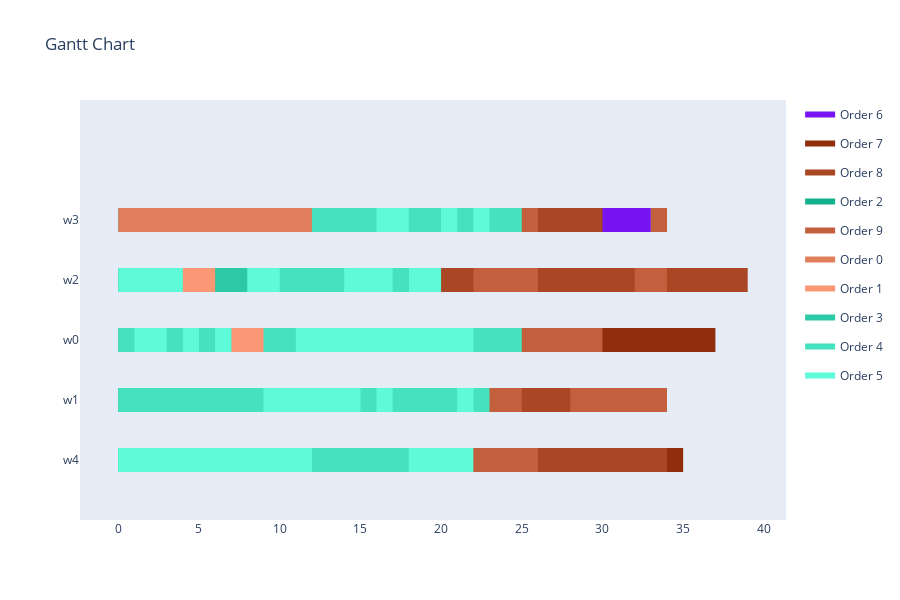

The cell this chart's notebook holds for it:
### Markdown cell above
<h4>Visualize Schedule</h4>

### Code cell
visualize_schedule_demo(schedule, env, orders)

### Figure 1 — Plotly figure (JSON) as saved in the notebook; plotly's stock layout.template omitted (floating-point values rounded to 4 significant figures; data arrays with more than 128 entries replaced by an {"elided": "..."} marker saying what was removed)
{"data": [{"fill": "toself", "fillcolor": "rgb(119, 20, 241)", "hoverinfo": "name", "legendgroup": "rgb(119, 20, 241)", "mode": "none", "name": "Order 6", "type": "scatter", "x": {"elided": "279 int values"}, "y": {"elided": "279 float values"}}, {"fill": "toself", "fillcolor": "rgb(144, 45, 10)", "hoverinfo": "name", "legendgroup": "rgb(144, 45, 10)", "mode": "none", "name": "Order 7", "type": "scatter", "x": {"elided": "209 int values"}, "y": {"elided": "209 float values"}}, {"fill": "toself", "fillcolor": "rgb(169, 70, 35)", "hoverinfo": "name", "legendgroup": "rgb(169, 70, 35)", "mode": "none", "name": "Order 8", "type": "scatter", "x": {"elided": "209 int values"}, "y": {"elided": "209 float values"}}, {"fill": "toself", "fillcolor": "rgb(19, 176, 141)", "hoverinfo": "name", "legendgroup": "rgb(19, 176, 141)", "mode": "none", "name": "Order 2", "type": "scatter", "x": {"elided": "279 int values"}, "y": {"elided": "279 float values"}}, {"fill": "toself", "fillcolor": "rgb(194, 95, 60)", "hoverinfo": "name", "legendgroup": "rgb(194, 95, 60)", "mode": "none", "name": "Order 9", "type": "scatter", "x": {"elided": "139 int values"}, "y": {"elided": "139 float values"}}, {"fill": "toself", "fillcolor": "rgb(225, 126, 91)", "hoverinfo": "name", "legendgroup": "rgb(225, 126, 91)", "mode": "none", "name": "Order 0", "type": "scatter", "x": {"elided": "209 int values"}, "y": {"elided": "209 float values"}}, {"fill": "toself", "fillcolor": "rgb(250, 151, 116)", "hoverinfo": "name", "legendgroup": "rgb(250, 151, 116)", "mode": "none", "name": "Order 1", "type": "scatter", "x": {"elided": "209 int values"}, "y": {"elided": "209 float values"}}, {"fill": "toself", "fillcolor": "rgb(44, 201, 166)", "hoverinfo": "name", "legendgroup": "rgb(44, 201, 166)", "mode": "none", "name": "Order 3", "type": "scatter", "x": {"elided": "139 int values"}, "y": {"elided": "139 float values"}}, {"fill": "toself", "fillcolor": "rgb(69, 226, 191)", "hoverinfo": "name", "legendgroup": "rgb(69, 226, 191)", "mode": "none", "name": "Order 4", "type": "scatter", "x": {"elided": "209 int values"}, "y": {"elided": "209 float values"}}, {"fill": "toself", "fillcolor": "rgb(94, 251, 216)", "hoverinfo": "name", "legendgroup": "rgb(94, 251, 216)", "mode": "none", "name": "Order 5", "type": "scatter", "x": {"elided": "139 int values"}, "y": {"elided": "139 float values"}}, {"legendgroup": "rgb(119, 20, 241)", "marker": {"color": "rgb(119, 20, 241)", "opacity": 0, "size": 1}, "mode": "markers", "name": "", "showlegend": false, "text": [null, null, null, null, null, null, null, null, null, null, null, null, null, null, null, null, null, null, null, null, null, null, null, null, null, null, null, null, null, null, null, null, null, null, null, null, null, null, null, null, null, null, null, null, null, null, null, null, null, null, null, null, null, null, null, null, null, null, null, null, null, null, null, null, null, null, null, null, null, null, null, null, null, null, null, null, null, null, null, null, null, null, null, null, null, null, null, null, null, null, null, null, null, null, null, null, null, null, null, null, null, null, null, null, null, null, null, null, null, null, null, null], "type": "scatter", "x": [17, 19, 19, 20, 25, 30, 30, 32, 32, 33, 19, 21, 21, 22, 19, 21, 2, 8, 17, 19, 19, 23, 23, 25, 2, 8, 8, 10, 10, 14, 14, 16, 20, 22, 18, 20, 14, 16, 16, 20, 20, 22, 11, 13, 1, 10, 10, 16, 16, 18, 18, 22, 16, 25, 7, 16, 22, 24, 24, 28, 5, 14, 2, 11, 7, 16, 16, 22, 22, 24, 24, 28, 22, 27, 16, 17, 5, 13, 13, 14, 14, 19, 6, 14, 0, 8, 8, 9, 9, 14, 14, 19, 2, 11, 11, 15, 15, 19, 14, 18, 18, 22, 2, 11, 12, 21, 21, 25, 25, 29, 29, 34], "y": [4, 4, 4, 4, 4, 4, 4, 4, 4, 4, 4, 4, 4, 4, 3, 3, 3, 3, 3, 3, 3, 3, 3, 3, 3, 3, 3, 3, 3, 3, 3, 3, 3, 3, 3, 3, 3, 3, 3, 3, 3, 3, 3, 3, 2, 2, 2, 2, 2, 2, 2, 2, 2, 2, 2, 2, 2, 2, 2, 2, 2, 2, 2, 2, 2, 2, 2, 2, 2, 2, 2, 2, 1, 1, 1, 1, 1, 1, 1, 1, 1, 1, 1, 1, 1, 1, 1, 1, 1, 1, 1, 1, 0, 0, 0, 0, 0, 0, 0, 0, 0, 0, 0, 0, 0, 0, 0, 0, 0, 0, 0, 0]}, {"legendgroup": "rgb(144, 45, 10)", "marker": {"color": "rgb(144, 45, 10)", "opacity": 0, "size": 1}, "mode": "markers", "name": "", "showlegend": false, "text": [null, null, null, null, null, null, null, null, null, null, null, null, null, null, null, null, null, null, null, null, null, null, null, null, null, null, null, null, null, null, null, null, null, null, null, null, null, null, null, null, null, null, null, null, null, null, null, null, null, null, null, null, null, null, null, null, null, null, null, null, null, null, null, null, null, null, null, null, null, null, null, null, null, null, null, null, null, null, null, null, null, null, null, null], "type": "scatter", "x": [12, 19, 7, 14, 19, 28, 28, 32, 16, 20, 24, 28, 13, 17, 19, 21, 21, 26, 26, 30, 22, 27, 27, 31, 2, 4, 4, 9, 9, 13, 22, 27, 27, 31, 1, 3, 3, 8, 8, 12, 15, 20, 17, 22, 22, 26, 28, 33, 33, 37, 3, 5, 5, 10, 10, 14, 27, 32, 17, 22, 14, 19, 0, 5, 5, 11, 11, 16, 20, 25, 23, 28, 22, 27, 17, 25, 25, 30, 30, 35, 19, 24, 7, 15], "y": [4, 4, 4, 4, 3, 3, 3, 3, 3, 3, 3, 3, 3, 3, 2, 2, 2, 2, 2, 2, 2, 2, 2, 2, 2, 2, 2, 2, 2, 2, 2, 2, 2, 2, 2, 2, 2, 2, 2, 2, 2, 2, 2, 2, 2, 2, 2, 2, 2, 2, 2, 2, 2, 2, 2, 2, 1, 1, 1, 1, 1, 1, 1, 1, 1, 1, 1, 1, 1, 1, 1, 1, 0, 0, 0, 0, 0, 0, 0, 0, 0, 0, 0, 0]}, {"legendgroup": "rgb(169, 70, 35)", "marker": {"color": "rgb(169, 70, 35)", "opacity": 0, "size": 1}, "mode": "markers", "name": "", "showlegend": false, "text": [null, null, null, null, null, null, null, null, null, null, null, null, null, null, null, null, null, null, null, null, null, null, null, null, null, null, null, null, null, null, null, null, null, null, null, null, null, null, null, null, null, null, null, null, null, null, null, null, null, null, null, null, null, null, null, null, null, null, null, null, null, null, null, null, null, null, null, null, null, null, null, null, null, null, null, null, null, null, null, null, null, null, null, null], "type": "scatter", "x": [20, 21, 19, 26, 26, 30, 20, 24, 14, 15, 19, 23, 21, 26, 26, 31, 8, 12, 16, 20, 20, 25, 25, 30, 25, 29, 29, 34, 34, 39, 8, 12, 13, 15, 15, 20, 12, 14, 14, 19, 19, 23, 20, 24, 19, 24, 24, 28, 28, 33, 5, 10, 15, 19, 11, 16, 16, 20, 20, 25, 22, 24, 24, 29, 29, 34, 22, 27, 27, 32, 15, 20, 20, 22, 22, 27, 27, 32, 18, 20, 20, 25, 25, 30], "y": [4, 4, 4, 4, 4, 4, 4, 4, 4, 4, 4, 4, 3, 3, 3, 3, 3, 3, 3, 3, 3, 3, 3, 3, 3, 3, 3, 3, 3, 3, 3, 3, 2, 2, 2, 2, 2, 2, 2, 2, 2, 2, 2, 2, 1, 1, 1, 1, 1, 1, 1, 1, 1, 1, 1, 1, 1, 1, 1, 1, 0, 0, 0, 0, 0, 0, 0, 0, 0, 0, 0, 0, 0, 0, 0, 0, 0, 0, 0, 0, 0, 0, 0, 0]}, {"legendgroup": "rgb(19, 176, 141)", "marker": {"color": "rgb(19, 176, 141)", "opacity": 0, "size": 1}, "mode": "markers", "name": "", "showlegend": false, "text": [null, null, null, null, null, null, null, null, null, null, null, null, null, null, null, null, null, null, null, null, null, null, null, null, null, null, null, null, null, null, null, null, null, null, null, null, null, null, null, null, null, null, null, null, null, null, null, null, null, null, null, null, null, null, null, null, null, null, null, null, null, null, null, null, null, null, null, null, null, null, null, null, null, null, null, null, null, null, null, null, null, null, null, null, null, null, null, null, null, null, null, null, null, null, null, null, null, null, null, null, null, null, null, null, null, null, null, null, null, null, null, null], "type": "scatter", "x": [12, 17, 17, 19, 19, 20, 12, 13, 12, 14, 14, 15, 12, 14, 14, 15, 12, 17, 17, 19, 19, 20, 0, 7, 13, 18, 18, 20, 20, 21, 12, 14, 12, 14, 14, 15, 12, 14, 14, 15, 0, 6, 6, 8, 8, 12, 0, 6, 6, 8, 17, 19, 0, 6, 12, 14, 16, 18, 0, 6, 0, 6, 0, 6, 6, 8, 0, 9, 0, 9, 9, 15, 15, 17, 17, 21, 0, 9, 9, 15, 15, 17, 14, 16, 0, 8, 8, 9, 6, 7, 0, 8, 8, 9, 0, 9, 9, 13, 13, 17, 17, 22, 0, 9, 9, 13, 13, 17, 17, 22, 15, 20], "y": [4, 4, 4, 4, 4, 4, 4, 4, 4, 4, 4, 4, 4, 4, 4, 4, 4, 4, 4, 4, 4, 4, 4, 4, 4, 4, 4, 4, 4, 4, 4, 4, 4, 4, 4, 4, 4, 4, 4, 4, 3, 3, 3, 3, 3, 3, 3, 3, 3, 3, 3, 3, 3, 3, 3, 3, 3, 3, 3, 3, 3, 3, 3, 3, 3, 3, 2, 2, 2, 2, 2, 2, 2, 2, 2, 2, 2, 2, 2, 2, 2, 2, 2, 2, 1, 1, 1, 1, 1, 1, 1, 1, 1, 1, 0, 0, 0, 0, 0, 0, 0, 0, 0, 0, 0, 0, 0, 0, 0, 0, 0, 0]}, {"legendgroup": "rgb(194, 95, 60)", "marker": {"color": "rgb(194, 95, 60)", "opacity": 0, "size": 1}, "mode": "markers", "name": "", "showlegend": false, "text": [null, null, null, null, null, null, null, null, null, null, null, null, null, null, null, null, null, null, null, null, null, null, null, null, null, null, null, null, null, null, null, null, null, null, null, null, null, null, null, null, null, null, null, null, null, null, null, null, null, null, null, null, null, null, null, null], "type": "scatter", "x": [24, 25, 18, 22, 33, 34, 23, 24, 15, 19, 25, 26, 22, 23, 12, 14, 32, 34, 22, 24, 24, 26, 25, 30, 20, 21, 25, 26, 16, 17, 17, 22, 24, 25, 11, 12, 9, 14, 14, 15, 10, 15, 19, 20, 28, 33, 33, 34, 19, 24, 24, 25, 12, 24, 24, 26], "y": [4, 4, 4, 4, 4, 4, 4, 4, 4, 4, 4, 4, 4, 4, 3, 3, 3, 3, 3, 3, 3, 3, 2, 2, 2, 2, 2, 2, 2, 2, 2, 2, 2, 2, 2, 2, 1, 1, 1, 1, 1, 1, 1, 1, 1, 1, 1, 1, 1, 1, 1, 1, 0, 0, 0, 0]}, {"legendgroup": "rgb(225, 126, 91)", "marker": {"color": "rgb(225, 126, 91)", "opacity": 0, "size": 1}, "mode": "markers", "name": "", "showlegend": false, "text": [null, null, null, null, null, null, null, null, null, null, null, null, null, null, null, null, null, null, null, null, null, null, null, null, null, null, null, null, null, null, null, null, null, null, null, null, null, null, null, null, null, null, null, null, null, null, null, null, null, null, null, null, null, null, null, null, null, null, null, null, null, null, null, null, null, null, null, null, null, null, null, null, null, null, null, null, null, null, null, null, null, null, null, null], "type": "scatter", "x": [0, 1, 1, 8, 8, 12, 0, 1, 1, 8, 8, 12, 0, 1, 1, 8, 8, 12, 0, 1, 1, 8, 8, 12, 0, 1, 1, 8, 8, 12, 0, 1, 1, 8, 8, 12, 0, 1, 1, 8, 8, 12, 0, 1, 1, 8, 8, 12, 0, 1, 1, 8, 8, 12, 2, 9, 9, 13, 0, 1, 1, 8, 8, 12, 0, 1, 1, 8, 8, 12, 0, 1, 1, 8, 8, 12, 7, 12, 0, 2, 0, 2, 2, 7], "y": [4, 4, 4, 4, 4, 4, 4, 4, 4, 4, 4, 4, 4, 4, 4, 4, 4, 4, 4, 4, 4, 4, 4, 4, 4, 4, 4, 4, 4, 4, 4, 4, 4, 4, 4, 4, 4, 4, 4, 4, 4, 4, 4, 4, 4, 4, 4, 4, 4, 4, 4, 4, 4, 4, 4, 4, 4, 4, 4, 4, 4, 4, 4, 4, 4, 4, 4, 4, 4, 4, 4, 4, 4, 4, 4, 4, 3, 3, 2, 2, 2, 2, 0, 0]}, {"legendgroup": "rgb(250, 151, 116)", "marker": {"color": "rgb(250, 151, 116)", "opacity": 0, "size": 1}, "mode": "markers", "name": "", "showlegend": false, "text": [null, null, null, null, null, null, null, null, null, null, null, null, null, null, null, null, null, null, null, null, null, null, null, null, null, null, null, null, null, null, null, null, null, null, null, null, null, null, null, null, null, null, null, null, null, null, null, null, null, null, null, null, null, null, null, null, null, null, null, null, null, null, null, null, null, null, null, null, null, null, null, null, null, null, null, null, null, null, null, null, null, null, null, null], "type": "scatter", "x": [0, 4, 4, 13, 13, 17, 0, 4, 4, 13, 13, 17, 0, 4, 4, 13, 13, 17, 0, 2, 2, 7, 7, 11, 0, 2, 2, 7, 7, 11, 2, 4, 4, 9, 9, 13, 2, 4, 0, 5, 5, 11, 11, 16, 0, 5, 5, 11, 11, 16, 0, 5, 5, 11, 11, 16, 4, 10, 10, 15, 0, 5, 0, 8, 8, 13, 13, 18, 5, 10, 10, 15, 0, 8, 8, 13, 13, 18, 0, 8, 8, 13, 13, 18], "y": [3, 3, 3, 3, 3, 3, 3, 3, 3, 3, 3, 3, 3, 3, 3, 3, 3, 3, 2, 2, 2, 2, 2, 2, 2, 2, 2, 2, 2, 2, 2, 2, 2, 2, 2, 2, 2, 2, 1, 1, 1, 1, 1, 1, 1, 1, 1, 1, 1, 1, 1, 1, 1, 1, 1, 1, 1, 1, 1, 1, 1, 1, 0, 0, 0, 0, 0, 0, 0, 0, 0, 0, 0, 0, 0, 0, 0, 0, 0, 0, 0, 0, 0, 0]}, {"legendgroup": "rgb(44, 201, 166)", "marker": {"color": "rgb(44, 201, 166)", "opacity": 0, "size": 1}, "mode": "markers", "name": "", "showlegend": false, "text": [null, null, null, null, null, null, null, null, null, null, null, null, null, null, null, null, null, null, null, null, null, null, null, null, null, null, null, null, null, null, null, null, null, null, null, null, null, null, null, null, null, null, null, null, null, null, null, null, null, null, null, null, null, null, null, null], "type": "scatter", "x": [15, 16, 12, 16, 16, 17, 12, 13, 15, 16, 21, 22, 14, 15, 15, 16, 17, 19, 12, 14, 0, 2, 0, 2, 6, 8, 6, 8, 6, 8, 8, 10, 0, 1, 0, 1, 11, 16, 0, 1, 0, 1, 1, 6, 0, 5, 16, 17, 0, 5, 5, 6, 0, 12, 0, 12], "y": [4, 4, 4, 4, 4, 4, 4, 4, 4, 4, 4, 4, 4, 4, 4, 4, 3, 3, 3, 3, 3, 3, 3, 3, 3, 3, 3, 3, 3, 3, 3, 3, 2, 2, 2, 2, 2, 2, 2, 2, 2, 2, 2, 2, 1, 1, 1, 1, 1, 1, 1, 1, 0, 0, 0, 0]}, {"legendgroup": "rgb(69, 226, 191)", "marker": {"color": "rgb(69, 226, 191)", "opacity": 0, "size": 1}, "mode": "markers", "name": "", "showlegend": false, "text": [null, null, null, null, null, null, null, null, null, null, null, null, null, null, null, null, null, null, null, null, null, null, null, null, null, null, null, null, null, null, null, null, null, null, null, null, null, null, null, null, null, null, null, null, null, null, null, null, null, null, null, null, null, null, null, null, null, null, null, null, null, null, null, null, null, null, null, null, null, null, null, null, null, null, null, null, null, null, null, null, null, null, null, null], "type": "scatter", "x": [13, 14, 14, 21, 21, 25, 12, 19, 19, 23, 15, 19, 16, 20, 8, 13, 13, 18, 8, 13, 13, 18, 10, 15, 9, 13, 21, 25, 0, 2, 2, 7, 0, 2, 0, 2, 5, 9, 17, 21, 0, 5, 5, 9, 9, 14, 0, 5, 0, 5, 15, 20, 7, 11, 9, 14, 14, 18, 18, 23, 0, 2, 12, 14, 0, 2, 2, 7, 7, 12, 0, 2, 12, 17, 7, 9, 9, 14, 14, 19, 0, 2, 2, 7], "y": [4, 4, 4, 4, 4, 4, 4, 4, 4, 4, 4, 4, 4, 4, 3, 3, 3, 3, 3, 3, 3, 3, 3, 3, 2, 2, 2, 2, 2, 2, 2, 2, 2, 2, 2, 2, 1, 1, 1, 1, 1, 1, 1, 1, 1, 1, 1, 1, 1, 1, 1, 1, 1, 1, 1, 1, 1, 1, 1, 1, 0, 0, 0, 0, 0, 0, 0, 0, 0, 0, 0, 0, 0, 0, 0, 0, 0, 0, 0, 0, 0, 0, 0, 0]}, {"legendgroup": "rgb(94, 251, 216)", "marker": {"color": "rgb(94, 251, 216)", "opacity": 0, "size": 1}, "mode": "markers", "name": "", "showlegend": false, "text": [null, null, null, null, null, null, null, null, null, null, null, null, null, null, null, null, null, null, null, null, null, null, null, null, null, null, null, null, null, null, null, null, null, null, null, null, null, null, null, null, null, null, null, null, null, null, null, null, null, null, null, null, null, null, null, null], "type": "scatter", "x": [16, 17, 17, 18, 20, 21, 22, 23, 0, 2, 14, 16, 2, 4, 18, 20, 8, 10, 15, 17, 13, 14, 14, 19, 1, 2, 11, 16, 16, 17, 17, 22, 16, 17, 17, 22, 4, 5, 6, 7, 2, 3, 21, 22, 16, 17, 9, 14, 14, 15, 0, 12, 20, 22, 18, 20], "y": [4, 4, 4, 4, 4, 4, 4, 4, 3, 3, 3, 3, 3, 3, 3, 3, 3, 3, 3, 3, 2, 2, 2, 2, 2, 2, 2, 2, 2, 2, 2, 2, 2, 2, 2, 2, 2, 2, 2, 2, 2, 2, 1, 1, 1, 1, 1, 1, 1, 1, 0, 0, 0, 0, 0, 0]}], "layout": {"height": 600, "hovermode": "closest", "showlegend": true, "title": {"text": "Gantt Chart"}, "xaxis": {"rangeselector": {"buttons": [{"count": 7, "label": "1w", "step": "day", "stepmode": "backward"}, {"count": 1, "label": "1m", "step": "month", "stepmode": "backward"}, {"count": 6, "label": "6m", "step": "month", "stepmode": "backward"}, {"count": 1, "label": "YTD", "step": "year", "stepmode": "todate"}, {"count": 1, "label": "1y", "step": "year", "stepmode": "backward"}, {"step": "all"}]}, "showgrid": false, "type": "linear", "zeroline": false}, "yaxis": {"autorange": false, "range": [-1, 6], "showgrid": false, "ticktext": ["w4", "w1", "w0", "w2", "w3"], "tickvals": [0, 1, 2, 3, 4], "zeroline": false}}}
